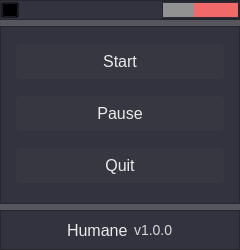
<?xml version="1.0" encoding="UTF-8"?>
<ui version="4.0">
 <class>MainWindow</class>
 <widget class="QMainWindow" name="MainWindow">
  <property name="geometry">
   <rect>
    <x>0</x>
    <y>0</y>
    <width>240</width>
    <height>250</height>
   </rect>
  </property>
  <property name="windowTitle">
   <string>Humane</string>
  </property>
  <widget class="QWidget" name="centralwidget">
   <property name="minimumSize">
    <size>
     <width>0</width>
     <height>0</height>
    </size>
   </property>
   <property name="styleSheet">
    <string notr="true">background-color: rgba(47, 47, 59, 0.8);</string>
   </property>
   <layout class="QVBoxLayout" name="verticalLayout_2">
    <property name="spacing">
     <number>0</number>
    </property>
    <property name="leftMargin">
     <number>0</number>
    </property>
    <property name="topMargin">
     <number>0</number>
    </property>
    <property name="rightMargin">
     <number>0</number>
    </property>
    <property name="bottomMargin">
     <number>0</number>
    </property>
    <item>
     <layout class="QVBoxLayout" name="verticalLayout">
      <property name="spacing">
       <number>6</number>
      </property>
      <property name="leftMargin">
       <number>0</number>
      </property>
      <item>
       <widget class="QFrame" name="header">
        <property name="minimumSize">
         <size>
          <width>0</width>
          <height>20</height>
         </size>
        </property>
        <property name="maximumSize">
         <size>
          <width>16777215</width>
          <height>20</height>
         </size>
        </property>
        <property name="styleSheet">
         <string notr="true">QFrame {
	background-color: rgba(47, 47, 59, 0.9);
}</string>
        </property>
        <property name="frameShape">
         <enum>QFrame::StyledPanel</enum>
        </property>
        <property name="frameShadow">
         <enum>QFrame::Raised</enum>
        </property>
        <layout class="QHBoxLayout" name="horizontalLayout_4">
         <property name="spacing">
          <number>0</number>
         </property>
         <property name="leftMargin">
          <number>0</number>
         </property>
         <property name="topMargin">
          <number>0</number>
         </property>
         <property name="rightMargin">
          <number>0</number>
         </property>
         <property name="bottomMargin">
          <number>0</number>
         </property>
         <item alignment="Qt::AlignLeft|Qt::AlignVCenter">
          <widget class="QPushButton" name="pushButton">
           <property name="minimumSize">
            <size>
             <width>0</width>
             <height>0</height>
            </size>
           </property>
           <property name="maximumSize">
            <size>
             <width>18</width>
             <height>16777215</height>
            </size>
           </property>
           <property name="styleSheet">
            <string notr="true">image: url(:/icons/logo.svg);
padding: 0;
margin: 0;
background-repeat: no-repeat;
background-color: transparent;</string>
           </property>
           <property name="text">
            <string/>
           </property>
          </widget>
         </item>
         <item alignment="Qt::AlignRight">
          <widget class="QFrame" name="headerControls">
           <property name="frameShape">
            <enum>QFrame::StyledPanel</enum>
           </property>
           <property name="frameShadow">
            <enum>QFrame::Raised</enum>
           </property>
           <layout class="QHBoxLayout" name="horizontalLayout_5">
            <property name="spacing">
             <number>0</number>
            </property>
            <property name="leftMargin">
             <number>0</number>
            </property>
            <property name="topMargin">
             <number>0</number>
            </property>
            <property name="rightMargin">
             <number>0</number>
            </property>
            <property name="bottomMargin">
             <number>0</number>
            </property>
            <item>
             <widget class="QPushButton" name="headerControlsHide">
              <property name="minimumSize">
               <size>
                <width>30</width>
                <height>0</height>
               </size>
              </property>
              <property name="maximumSize">
               <size>
                <width>30</width>
                <height>16777215</height>
               </size>
              </property>
              <property name="cursor">
               <cursorShape>PointingHandCursor</cursorShape>
              </property>
              <property name="styleSheet">
               <string notr="true">QPushButton {
	background-color: #929292;
	border: none;
}

QPushButton:hover {
	background-color: #c4c4c4;
}</string>
              </property>
              <property name="text">
               <string/>
              </property>
             </widget>
            </item>
            <item>
             <widget class="QPushButton" name="headerControlsExit">
              <property name="minimumSize">
               <size>
                <width>45</width>
                <height>0</height>
               </size>
              </property>
              <property name="maximumSize">
               <size>
                <width>45</width>
                <height>16777215</height>
               </size>
              </property>
              <property name="cursor">
               <cursorShape>PointingHandCursor</cursorShape>
              </property>
              <property name="styleSheet">
               <string notr="true">QPushButton {
	background-color: #F16969;
	border: none;
}

QPushButton:hover {
	background-color: #f28f8f;
}</string>
              </property>
              <property name="text">
               <string/>
              </property>
             </widget>
            </item>
           </layout>
          </widget>
         </item>
        </layout>
       </widget>
      </item>
      <item>
       <widget class="QFrame" name="frame">
        <property name="enabled">
         <bool>true</bool>
        </property>
        <property name="maximumSize">
         <size>
          <width>16777215</width>
          <height>16777215</height>
         </size>
        </property>
        <property name="styleSheet">
         <string notr="true">QFrame {
	background-color: rgba(47, 47, 59, 0.9);
}


QPushButton {
	background: rgba(59, 59, 69, 0.5);
	border: 1px solid rgba(59, 59, 69,0.5);
	border-radius: 4px;
	font-size: 16px;

	color: #EBEBEB;

	padding-left:12px;
	padding-right:12px;
	padding-top: 7px;
	padding-bottom: 7px;
}

QPushButton:hover {
	background: #51515C;
	border: 1px solid rgba(81, 81, 92, 0.5);
}

QPushButton:checked {
	background: #44444d;
	border: 1px solid rgba(81, 81, 92, 0.5);
}

QPushButton:disabled {
	background: rgba(0, 0, 0, 0.1);
	border: 1px solid rgba(0, 0, 0, 0.1);
}</string>
        </property>
        <property name="frameShape">
         <enum>QFrame::StyledPanel</enum>
        </property>
        <property name="frameShadow">
         <enum>QFrame::Raised</enum>
        </property>
        <layout class="QVBoxLayout" name="verticalLayout_3">
         <property name="spacing">
          <number>15</number>
         </property>
         <property name="leftMargin">
          <number>15</number>
         </property>
         <property name="topMargin">
          <number>15</number>
         </property>
         <property name="rightMargin">
          <number>15</number>
         </property>
         <property name="bottomMargin">
          <number>15</number>
         </property>
         <item>
          <widget class="QPushButton" name="start">
           <property name="cursor">
            <cursorShape>PointingHandCursor</cursorShape>
           </property>
           <property name="text">
            <string>Start</string>
           </property>
          </widget>
         </item>
         <item>
          <widget class="QPushButton" name="pause">
           <property name="enabled">
            <bool>true</bool>
           </property>
           <property name="cursor">
            <cursorShape>PointingHandCursor</cursorShape>
           </property>
           <property name="text">
            <string>Pause</string>
           </property>
          </widget>
         </item>
         <item>
          <widget class="QPushButton" name="quit">
           <property name="cursor">
            <cursorShape>PointingHandCursor</cursorShape>
           </property>
           <property name="text">
            <string>Quit</string>
           </property>
          </widget>
         </item>
        </layout>
       </widget>
      </item>
      <item>
       <widget class="QFrame" name="footer">
        <property name="maximumSize">
         <size>
          <width>16777215</width>
          <height>40</height>
         </size>
        </property>
        <property name="styleSheet">
         <string notr="true">QFrame {
	background-color: rgba(47, 47, 59, 0.9);
}

QLabel  {
	border: none;
	background-color: transparent;
	padding: 0;
}</string>
        </property>
        <property name="frameShape">
         <enum>QFrame::StyledPanel</enum>
        </property>
        <property name="frameShadow">
         <enum>QFrame::Raised</enum>
        </property>
        <layout class="QHBoxLayout" name="horizontalLayout">
         <property name="spacing">
          <number>0</number>
         </property>
         <property name="leftMargin">
          <number>0</number>
         </property>
         <property name="topMargin">
          <number>0</number>
         </property>
         <property name="rightMargin">
          <number>0</number>
         </property>
         <property name="bottomMargin">
          <number>0</number>
         </property>
         <item alignment="Qt::AlignHCenter|Qt::AlignVCenter">
          <widget class="QFrame" name="frame_3">
           <property name="styleSheet">
            <string notr="true">QFrame {
	background-color: transparent;
}</string>
           </property>
           <property name="frameShape">
            <enum>QFrame::StyledPanel</enum>
           </property>
           <property name="frameShadow">
            <enum>QFrame::Raised</enum>
           </property>
           <layout class="QHBoxLayout" name="horizontalLayout_2">
            <item>
             <widget class="QLabel" name="label">
              <property name="styleSheet">
               <string notr="true">QLabel {
	font-size: 16px;;
	color: #EBEBEB;
}</string>
              </property>
              <property name="text">
               <string>Humane</string>
              </property>
             </widget>
            </item>
            <item>
             <widget class="QLabel" name="label_2">
              <property name="styleSheet">
               <string notr="true">QLabel {
	font-size: 14px;
	color: #d9d9d9;
}</string>
              </property>
              <property name="text">
               <string>v1.0.0</string>
              </property>
             </widget>
            </item>
           </layout>
          </widget>
         </item>
        </layout>
       </widget>
      </item>
     </layout>
    </item>
   </layout>
  </widget>
 </widget>
 <resources>
  <include location="resources.qrc"/>
 </resources>
 <connections/>
</ui>
